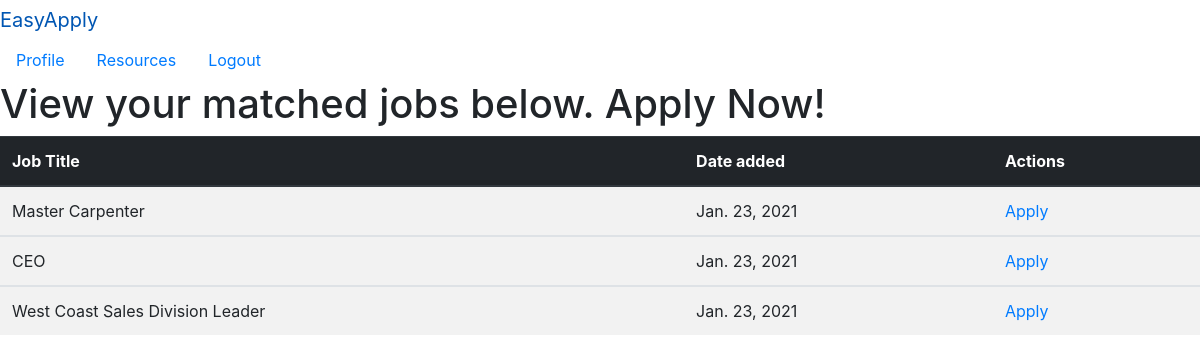
The page /jobs (signed in) on the database its author committed.
### employers/models.py (models this page shows)
class Job(models.Model):
    title = models.CharField(max_length=150)
    experience = models.CharField(max_length=50)
    skills = models.CharField(max_length=150)
    description = models.TextField()
    uploaded_by = models.ForeignKey(Employer, related_name="jobs_uploaded", on_delete=models.CASCADE)
    hired = models.BooleanField(null=True)
    applications = models.ManyToManyField(Applicant, related_name="job_applicants")
    hiree = models.ForeignKey(Applicant, related_name="hired_applicant", null=True, on_delete=models.CASCADE)
    created_at = models.DateField(auto_now_add=True)
    updated_at = models.DateField(auto_now=True)
    hired_on = models.DateField(auto_now=True, null=True)
    objects = JobManager()

### applicants/views.py (the view)
# urls.py: path('jobs', views.jobs),
def jobs(request):
    if 'userid' in request.session:
        context = {
            'applicant': Applicant.objects.get(id=request.session['userid']),
            'all_jobs': Job.objects.all()
        }
        return render(request, 'dashboard.html', context)
    return redirect("/")

### applicants/templates/dashboard.html (shortened to what this page needs)
<!DOCTYPE html>
<html lang="en">
<head>
    {% load static %}
    <link rel="stylesheet" href="{% static 'css/style.css' %}">
    <link rel="stylesheet" href="https://maxcdn.bootstrapcdn.com/bootstrap/4.0.0/css/bootstrap.min.css">
</head>
<body>
  <nav>
    <div>
      <div class="navbar-header">
        <a class="navbar-brand" href="/jobs">EasyApply</a>
      </div>
      <ul class="nav">
        <li class="nav-item"><a class="nav-link" href="/profile/{{applicant.id}}">Profile</a></li>
        <li class="nav-item"><a class="nav-link" href="/resources">Resources</a></li>
        <li class="nav-item"><a class="nav-link" href="/logout">Logout</a></li>
      </ul>
    </div>
  </nav>
    <h1>View your matched jobs below. Apply Now!</h1>
    {% if all_jobs %}
        <div>
          <table class="table table-striped">
              <thead class="thead-dark">
                  <tr>
                      <th scope="col">Job Title</th>
                      <th scope="col">Date added</th>
                      <th scope="col">Actions</th>
                  </tr>
              </thead>
                {% for job in all_jobs %}
                  <tbody class="tableDetails">
                  {% if job.hired == None %}
                  {% if applicant not in job.applications.all %}
                      <tr>
                          <td>{{job.title}}</td>
                          <td>{{job.created_at}}</td>
                          <td><a href="/apply/{{job.id}}">Apply</a></td>
                      </tr>
                  {% endif %}
                  {% endif %}
                {% endfor %}
          </table>
        </div>
    {% endif %}
</body>
</html>

### rows shown on the page
Job: title "Master Carpenter", created_at "Jan. 23, 2021"
Job: title "CEO", created_at "Jan. 23, 2021"
Job: title "West Coast Sales Division Leader", created_at "Jan. 23, 2021"
